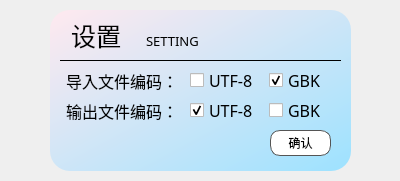
<?xml version="1.0" encoding="UTF-8"?>
<ui version="4.0">
 <class>Setting</class>
 <widget class="QWidget" name="Setting">
  <property name="geometry">
   <rect>
    <x>0</x>
    <y>0</y>
    <width>400</width>
    <height>181</height>
   </rect>
  </property>
  <property name="windowTitle">
   <string>Form</string>
  </property>
  <widget class="QLabel" name="label">
   <property name="geometry">
    <rect>
     <x>71</x>
     <y>10</y>
     <width>63</width>
     <height>51</height>
    </rect>
   </property>
   <property name="font">
    <font>
     <family>苹方 特粗</family>
     <pointsize>19</pointsize>
    </font>
   </property>
   <property name="text">
    <string>设置</string>
   </property>
  </widget>
  <widget class="QLabel" name="label_2">
   <property name="geometry">
    <rect>
     <x>146</x>
     <y>25</y>
     <width>63</width>
     <height>31</height>
    </rect>
   </property>
   <property name="font">
    <font>
     <family>苹方 常规</family>
     <pointsize>10</pointsize>
    </font>
   </property>
   <property name="text">
    <string>SETTING</string>
   </property>
  </widget>
  <widget class="QLabel" name="label_3">
   <property name="geometry">
    <rect>
     <x>310</x>
     <y>30</y>
     <width>20</width>
     <height>20</height>
    </rect>
   </property>
   <property name="styleSheet">
    <string notr="true">border-image: url(:/img/set.png);</string>
   </property>
   <property name="text">
    <string/>
   </property>
  </widget>
  <widget class="QLabel" name="label_4">
   <property name="geometry">
    <rect>
     <x>66</x>
     <y>65</y>
     <width>121</width>
     <height>31</height>
    </rect>
   </property>
   <property name="font">
    <font>
     <family>苹方 中等</family>
     <pointsize>12</pointsize>
    </font>
   </property>
   <property name="text">
    <string>导入文件编码：</string>
   </property>
  </widget>
  <widget class="QLabel" name="label_5">
   <property name="geometry">
    <rect>
     <x>66</x>
     <y>95</y>
     <width>121</width>
     <height>31</height>
    </rect>
   </property>
   <property name="font">
    <font>
     <family>苹方 中等</family>
     <pointsize>12</pointsize>
    </font>
   </property>
   <property name="text">
    <string>输出文件编码：</string>
   </property>
  </widget>
  <widget class="QPushButton" name="pushButton_yes">
   <property name="geometry">
    <rect>
     <x>270</x>
     <y>130</y>
     <width>61</width>
     <height>26</height>
    </rect>
   </property>
   <property name="styleSheet">
    <string notr="true">QPushButton#pushButton_yes{

background-color: rgb(255, 255, 255);
border-radius:10px;
border:1px solid #555;
}


QPushButton#pushButton_yes:hover{
background-color: rgb(0, 255, 127);
	color: rgb(255, 255, 255);
border-radius:10px;
border:1px solid #555;
}</string>
   </property>
   <property name="text">
    <string>确认</string>
   </property>
  </widget>
  <widget class="QFrame" name="frame">
   <property name="geometry">
    <rect>
     <x>50</x>
     <y>10</y>
     <width>301</width>
     <height>161</height>
    </rect>
   </property>
   <property name="styleSheet">
    <string notr="true">background-color: qlineargradient(spread:pad, x1:0, y1:0, x2:1, y2:1, stop:0 rgba(255, 233, 239, 255), stop:1 rgba(157, 226, 255, 255));

border-radius:20px;</string>
   </property>
   <property name="frameShape">
    <enum>QFrame::StyledPanel</enum>
   </property>
   <property name="frameShadow">
    <enum>QFrame::Raised</enum>
   </property>
  </widget>
  <widget class="Line" name="line">
   <property name="geometry">
    <rect>
     <x>60</x>
     <y>52</y>
     <width>281</width>
     <height>16</height>
    </rect>
   </property>
   <property name="frameShadow">
    <enum>QFrame::Plain</enum>
   </property>
   <property name="lineWidth">
    <number>1</number>
   </property>
   <property name="orientation">
    <enum>Qt::Horizontal</enum>
   </property>
  </widget>
  <widget class="QWidget" name="horizontalLayoutWidget">
   <property name="geometry">
    <rect>
     <x>190</x>
     <y>70</y>
     <width>151</width>
     <height>21</height>
    </rect>
   </property>
   <layout class="QHBoxLayout" name="horizontalLayout">
    <item>
     <widget class="QCheckBox" name="input_utf8">
      <property name="font">
       <font>
        <family>Candara</family>
        <pointsize>12</pointsize>
       </font>
      </property>
      <property name="styleSheet">
       <string notr="true"/>
      </property>
      <property name="text">
       <string>UTF-8</string>
      </property>
      <property name="checked">
       <bool>false</bool>
      </property>
      <property name="autoRepeat">
       <bool>false</bool>
      </property>
      <property name="autoExclusive">
       <bool>true</bool>
      </property>
     </widget>
    </item>
    <item>
     <widget class="QCheckBox" name="input_gbk">
      <property name="font">
       <font>
        <family>Candara</family>
        <pointsize>12</pointsize>
       </font>
      </property>
      <property name="text">
       <string>GBK</string>
      </property>
      <property name="checked">
       <bool>true</bool>
      </property>
      <property name="autoExclusive">
       <bool>true</bool>
      </property>
     </widget>
    </item>
   </layout>
  </widget>
  <widget class="QWidget" name="horizontalLayoutWidget_2">
   <property name="geometry">
    <rect>
     <x>190</x>
     <y>100</y>
     <width>151</width>
     <height>21</height>
    </rect>
   </property>
   <layout class="QHBoxLayout" name="horizontalLayout_2">
    <item>
     <widget class="QCheckBox" name="output_utf8">
      <property name="font">
       <font>
        <family>Candara</family>
        <pointsize>12</pointsize>
       </font>
      </property>
      <property name="styleSheet">
       <string notr="true"/>
      </property>
      <property name="text">
       <string>UTF-8</string>
      </property>
      <property name="checked">
       <bool>true</bool>
      </property>
      <property name="autoExclusive">
       <bool>true</bool>
      </property>
     </widget>
    </item>
    <item>
     <widget class="QCheckBox" name="output_gbk">
      <property name="font">
       <font>
        <family>Candara</family>
        <pointsize>12</pointsize>
       </font>
      </property>
      <property name="text">
       <string>GBK</string>
      </property>
      <property name="checked">
       <bool>false</bool>
      </property>
      <property name="autoExclusive">
       <bool>true</bool>
      </property>
     </widget>
    </item>
   </layout>
  </widget>
  <zorder>frame</zorder>
  <zorder>label</zorder>
  <zorder>label_2</zorder>
  <zorder>label_3</zorder>
  <zorder>label_4</zorder>
  <zorder>label_5</zorder>
  <zorder>pushButton_yes</zorder>
  <zorder>line</zorder>
  <zorder>horizontalLayoutWidget</zorder>
  <zorder>horizontalLayoutWidget_2</zorder>
 </widget>
 <resources/>
 <connections/>
</ui>
